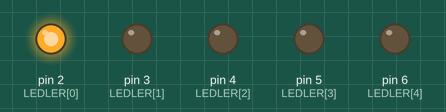
Bench run of a sketch on a simulated Arduino Uno, built with avr-gcc and run on an emulated ATmega328P. On the bench: output pins drawn as LEDs (lit = HIGH).

Above: at 0.05 s.
At 0.65 s:
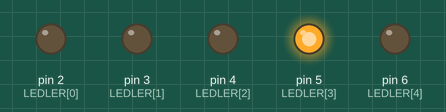
At 1.25 s:
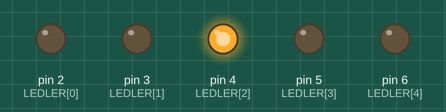
At 1.85 s:
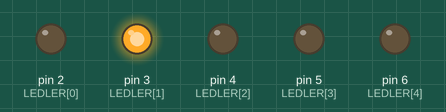
At 2.5 s:
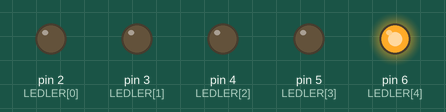
Timing chart, 0 to 3.0 s (numbered marks = the images above):
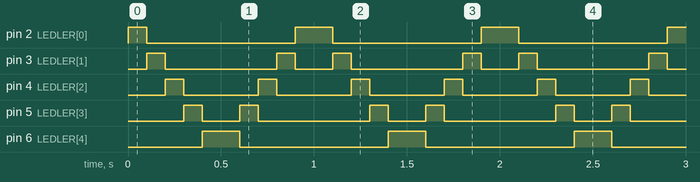

The sketch:

KARASIMSEK_LED.ino
```cpp
int LEDLER[] = {2,3,4,5,6};

void setup() {
  for(int i = 0 ; i<5 ; i++){
    pinMode(LEDLER[i] , OUTPUT);
  }
}

void loop() {
  for(int i = 0; i<5 ; i++){
    digitalWrite(LEDLER[i],HIGH);
    delay(100);
    digitalWrite(LEDLER[i],LOW);
  }
  for(int j=4 ; j>-1 ; j--){
    digitalWrite(LEDLER[j],HIGH);
    delay(100);
    digitalWrite(LEDLER[j],LOW);
  }
}
```

Measured:
- by itself, pin 2 (LEDLER[0]): repeats every 1.0 s: LOW 0.80 s, HIGH 0.20 s
- by itself, pin 3 (LEDLER[1]): repeats every 1.0 s: LOW 0.60 s, HIGH 0.10 s, LOW 0.20 s, HIGH 0.10 s
- by itself, pin 4 (LEDLER[2]): alternates HIGH for 0.10 s and LOW for 0.40 s
- by itself, pin 5 (LEDLER[3]): repeats every 1.0 s: LOW 0.20 s, HIGH 0.10 s, LOW 0.60 s, HIGH 0.10 s
- by itself, pin 6 (LEDLER[4]): alternates HIGH for 0.20 s and LOW for 0.80 s
